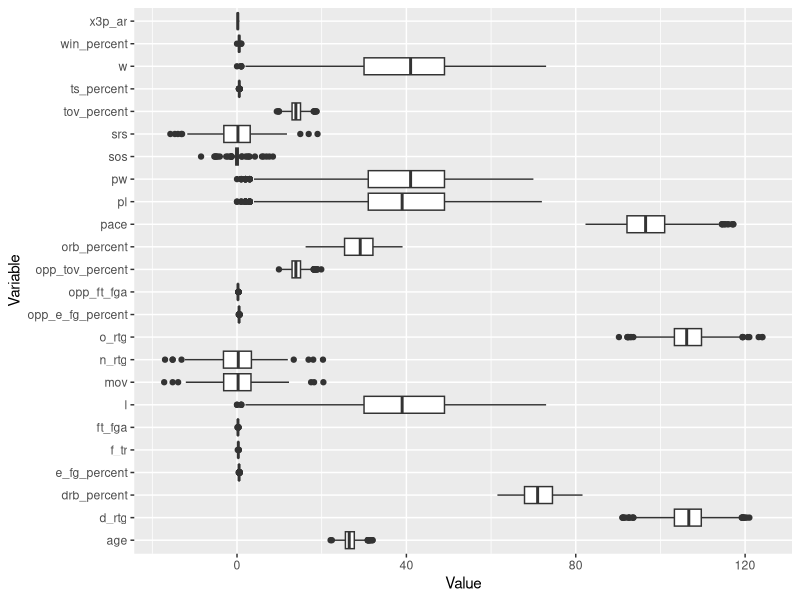

The R source for this figure:
library(tidyverse)
library(corrplot)

# Import CSV file
team_data <- read.csv("Team Summaries.csv")

# Assuming team_data has columns 'w' for wins and 'l' for losses
team_data <- team_data %>%
  mutate(win_percent = w / (w + l))

# deselect all old entries (below 1973)
team_data <- team_data %>% 
  filter(season >= 1972)


# delete all 'League average' entries
team_data <- team_data %>%
  filter(team != "League Average")

# look at the numeric variables
numeric_cols <- team_data %>%select_if(is.numeric)

numeric_cols_excl <- team_data %>% select(-attend, -attend_g, -season) %>% select_if(is.numeric)

numeric_data <- gather(numeric_cols_excl, key = "Variable", value = "Value")

ggplot(numeric_data, aes(x = Variable, y = Value)) +
  geom_boxplot() +
  coord_flip() + # Rotate for readability
  labs(x = "Variable", y = "Value")


# add missing values


# ======== replace NA in column 'x3p_ar' by averaging the values of ABA of each year =======
# ======== replace for remaining years (no aba values) by taking the avg of previous and next season where values exist) =======

average_x3p_ar <- aggregate(x3p_ar ~ season, data = team_data, FUN = mean, na.rm = TRUE)

team_data_copy <- merge(team_data, average_x3p_ar, by = "season", all.x = TRUE, suffixes = c("", "_mean"))

team_data_copy$x3p_ar <- ifelse(is.na(team_data_copy$x3p_ar), team_data_copy$x3p_ar_mean, team_data_copy$x3p_ar)

team_data_copy <- subset(team_data_copy, select = -x3p_ar_mean)

avg_1976_1980 <- mean(team_data$x3p_ar[team_data$season %in% c(1976, 1980)], na.rm = TRUE)

team_data_copy$x3p_ar <- ifelse(is.na(team_data_copy$x3p_ar), avg_1976_1980, team_data_copy$x3p_ar)
# => reduce the number of NA from 153 to 66!
# 66 values are in the years where ABA was merged with NBA and no single value got stored during these years


# ======== same for 'tov_percent' ===================

average_tov_percent <- aggregate(tov_percent ~ season, data = team_data_copy, FUN = mean, na.rm = TRUE)

team_data_copy <- merge(team_data_copy, average_tov_percent, by = "season", all.x = TRUE, suffixes = c("", "_mean"))

team_data_copy$tov_percent <- ifelse(is.na(team_data_copy$tov_percent), team_data_copy$tov_percent_mean, team_data_copy$tov_percent)

team_data_copy <- subset(team_data_copy, select = -tov_percent_mean)

# => reduce the number of NA from 34 to 0!


# ======== same for 'opp_tov_percent' ===================

average_opp_tov_percent <- aggregate(opp_tov_percent ~ season, data = team_data_copy, FUN = mean, na.rm = TRUE)

team_data_copy <- merge(team_data_copy, average_opp_tov_percent, by = "season", all.x = TRUE, suffixes = c("", "_mean"))

team_data_copy$opp_tov_percent <- ifelse(is.na(team_data_copy$opp_tov_percent), team_data_copy$opp_tov_percent_mean, team_data_copy$opp_tov_percent)

team_data_copy <- subset(team_data_copy, select = -opp_tov_percent_mean)

# => reduce the number of NA from 34 to 0!




# ======== same for 'orb_percent' ===================

average_orb_percent <- aggregate(orb_percent ~ season, data = team_data_copy, FUN = mean, na.rm = TRUE)

team_data_copy <- merge(team_data_copy, average_orb_percent, by = "season", all.x = TRUE, suffixes = c("", "_mean"))

team_data_copy$orb_percent <- ifelse(is.na(team_data_copy$orb_percent), team_data_copy$orb_percent_mean, team_data_copy$orb_percent)

team_data_copy <- subset(team_data_copy, select = -orb_percent_mean)

# => reduce the number of NA from 34 to 0!

###TODOS & neues!!

# ======== same for 'drb_percent' ===================

average_drb_percent <- aggregate(drb_percent ~ season, data = team_data_copy, FUN = mean, na.rm = TRUE)

team_data_copy <- merge(team_data_copy, average_drb_percent, by = "season", all.x = TRUE, suffixes = c("", "_mean"))

team_data_copy$drb_percent <- ifelse(is.na(team_data_copy$drb_percent), team_data_copy$drb_percent_mean, team_data_copy$drb_percent)

team_data_copy <- subset(team_data_copy, select = -drb_percent_mean)

# musste bei x3p_ar auch noch zusätzlich replacen weil bei manchen jahren noch immer missing values waren -> 3 jahre dazwischen wo es keine aba values gab.

# Exclude columns explanation!!!

team_data <- team_data %>% select(-w, -l, -pw, -pl, -attend, -attend_g) %>% select_if(is.numeric)



